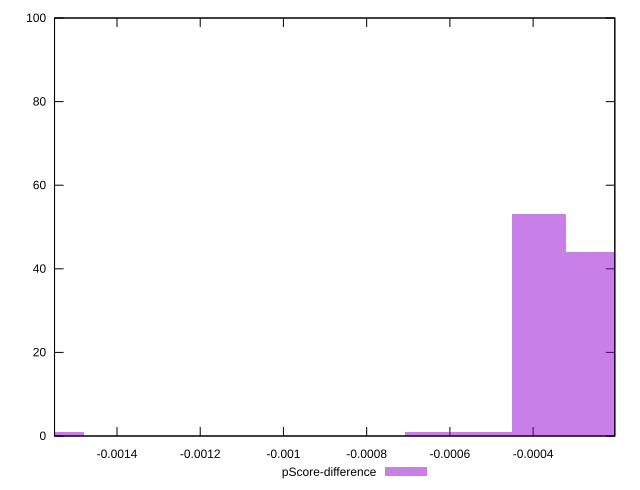

Recreate this plot in gnuplot.
reset

$pScoreDifference <<EOF
-0.001544365756038434 1
-0.00025739429267307234 44
-0.0003860914390096085 53
-0.0006434857316826809 1
-0.0005147885853461447 1
EOF

set key outside below
set boxwidth 0.00012869714633653617
set xrange [-0.00155009689628538:-0.0002036286537901999]
set yrange [0:100]
set trange [0:100]
set style fill transparent solid 0.5 noborder
set terminal svg size 640, 490 enhanced background rgb 'white'
set output "reports/report_00032_2021-02-25T10-28-15.087Z/mainthread-work-breakdown/samples/agenda/pScore-difference/histogram.svg"

plot $pScoreDifference title "pScore-difference" with boxes

reset
